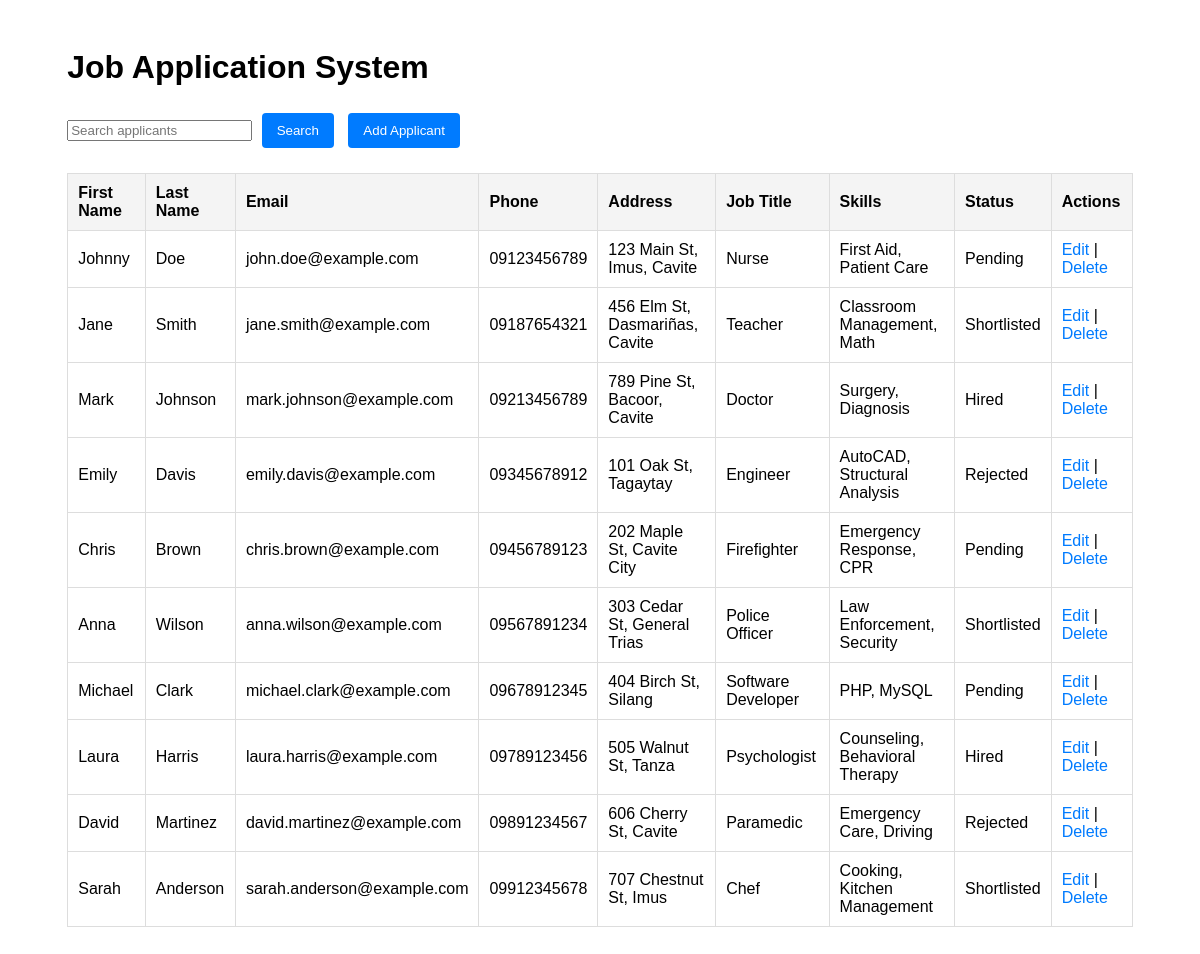
The page / on the database its author committed.
### tables this page shows
CREATE TABLE applicants (
    id INT AUTO_INCREMENT PRIMARY KEY,
    first_name VARCHAR(100) NOT NULL,
    last_name VARCHAR(100) NOT NULL,
    email VARCHAR(255) UNIQUE NOT NULL,
    phone VARCHAR(20) NOT NULL,
    address TEXT NOT NULL,
    job_title VARCHAR(100) NOT NULL,
    skills TEXT NOT NULL,
    status ENUM('Pending', 'Shortlisted', 'Rejected', 'Hired') DEFAULT 'Pending',
    added_by VARCHAR(100) NOT NULL,
    last_updated TIMESTAMP DEFAULT CURRENT_TIMESTAMP ON UPDATE CURRENT_TIMESTAMP
);

### models.php (called while the page is built, shortened)
<?php
function fetchApplicants($pdo, $search = null) {
    $sql = "SELECT * FROM applicants";
    $stmt = $pdo->prepare($sql);
    $stmt->execute($search ? ["%$search%"] : []);
    return [
        'message' => 'Applicants fetched successfully.',
        'statusCode' => 200,
        'querySet' => $stmt->fetchAll()
    ];
}
?>

### index.php (the view, shortened to what this page needs)
<?php
require_once './core/dbConfig.php';
require_once './core/models.php';
$search = $_GET['search'] ?? null;
$applicants = fetchApplicants($pdo, $search)['querySet'];
?>
<!DOCTYPE html>
<html lang="en">
<head>
</head>
<body>
    <div class="container">
        <h1>Job Application System</h1>
        <div class="actions">
            <form method="GET" action="" style="display: inline-block;">
                <input type="text" name="search" placeholder="Search applicants" value="<?= htmlspecialchars($search ?? '') ?>">
                <button type="submit">Search</button>
            </form>
            <a href="addApplicant.php"><button type="button">Add Applicant</button></a>
        </div>
        <table>
            <thead>
                <tr>
                    <th>First Name</th>
                    <th>Last Name</th>
                    <th>Email</th>
                    <th>Phone</th>
                    <th>Address</th>
                    <th>Job Title</th>
                    <th>Skills</th>
                    <th>Status</th>
                    <th>Actions</th>
                </tr>
            </thead>
            <tbody>
                <?php if (!empty($applicants)): ?>
                    <?php foreach ($applicants as $applicant): ?>
                    <tr>
                        <td><?= htmlspecialchars($applicant['first_name']) ?></td>
                        <td><?= htmlspecialchars($applicant['last_name']) ?></td>
                        <td><?= htmlspecialchars($applicant['email']) ?></td>
                        <td><?= htmlspecialchars($applicant['phone']) ?></td>
                        <td><?= htmlspecialchars($applicant['address']) ?></td>
                        <td><?= htmlspecialchars($applicant['job_title']) ?></td>
                        <td><?= htmlspecialchars($applicant['skills']) ?></td>
                        <td><?= htmlspecialchars($applicant['status']) ?></td>
                        <td>
                            <a href="editApplicant.php?id=<?= $applicant['id'] ?>">Edit</a> |
                            <a href="deleteapplicant.php?delete=<?= $applicant['id'] ?>" onclick="return confirm('Are you sure?')">Delete</a>
                        </td>
                    </tr>
                    <?php endforeach; ?>
                <?php else: ?>
                    <tr>
                        <td colspan="9" style="text-align: center;">No applicants found.</td>
                    </tr>
                <?php endif; ?>
            </tbody>
        </table>
    </div>
</body>
</html>

### index.php (style rules this page uses)
body { font-family: Arial, sans-serif; }
.container { width: 90%; margin: auto; padding: 20px; }
.actions { margin-bottom: 20px; }
table { width: 100%; border-collapse: collapse; }
table, th, td { border: 1px solid #ddd; }
th, td { padding: 10px; text-align: left; }
th { background-color: #f4f4f4; }
button { padding: 10px 15px; margin: 5px; background-color: #007BFF; color: #fff; border: none; border-radius: 4px; cursor: pointer; }
a { color: #007BFF; text-decoration: none; }

### rows shown on the page
applicants: first_name "Johnny", last_name "Doe", email "john.doe@example.com", phone "09123456789", address "123 Main St, Imus, Cavite", job_title "Nurse", skills "First Aid, Patient Care", status "Pending"
applicants: first_name "Jane", last_name "Smith", email "jane.smith@example.com", phone "09187654321", address "456 Elm St, Dasmariñas, Cavite", job_title "Teacher", skills "Classroom Management, Math", status "Shortlisted"
applicants: first_name "Mark", last_name "Johnson", email "mark.johnson@example.com", phone "09213456789", address "789 Pine St, Bacoor, Cavite", job_title "Doctor", skills "Surgery, Diagnosis", status "Hired"
applicants: first_name "Emily", last_name "Davis", email "emily.davis@example.com", phone "09345678912", address "101 Oak St, Tagaytay", job_title "Engineer", skills "AutoCAD, Structural Analysis", status "Rejected"
applicants: first_name "Chris", last_name "Brown", email "chris.brown@example.com", phone "09456789123", address "202 Maple St, Cavite City", job_title "Firefighter", skills "Emergency Response, CPR", status "Pending"
applicants: first_name "Anna", last_name "Wilson", email "anna.wilson@example.com", phone "09567891234", address "303 Cedar St, General Trias", job_title "Police Officer", skills "Law Enforcement, Security", status "Shortlisted"
applicants: first_name "Michael", last_name "Clark", email "michael.clark@example.com", phone "09678912345", address "404 Birch St, Silang", job_title "Software Developer", skills "PHP, MySQL", status "Pending"
applicants: first_name "Laura", last_name "Harris", email "laura.harris@example.com", phone "09789123456", address "505 Walnut St, Tanza", job_title "Psychologist", skills "Counseling, Behavioral Therapy", status "Hired"
applicants: first_name "David", last_name "Martinez", email "david.martinez@example.com", phone "09891234567", address "606 Cherry St, Cavite", job_title "Paramedic", skills "Emergency Care, Driving", status "Rejected"
applicants: first_name "Sarah", last_name "Anderson", email "sarah.anderson@example.com", phone "09912345678", address "707 Chestnut St, Imus", job_title "Chef", skills "Cooking, Kitchen Management", status "Shortlisted"
